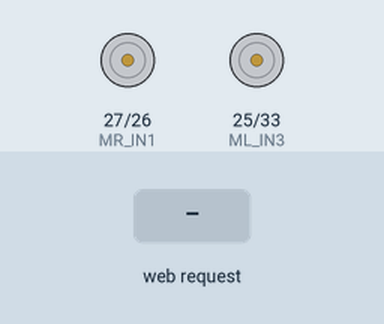
Simulated run of this sketch. Board: ESP32. On the bench: motor-driver pin pairs drawn as motors (green arrow = first pin HIGH = forward, orange = second pin HIGH = backward, longer = more drive, scaled by the enable pin). Inputs (shaded band) come from the test bench. What the sketch prints to the serial monitor is not drawn.

Above: at 1.2 s.
1.3 s: HTTP request GET /forward received
At 1.7 s:
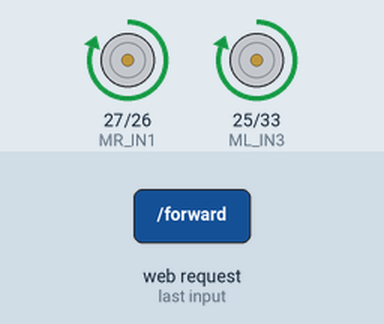
2.8 s: HTTP request GET /backward received
At 4.0 s:
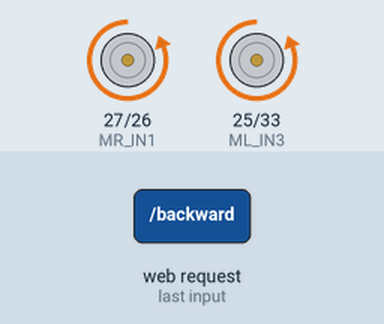
4.3 s: HTTP request GET /left received
At 5.2 s:
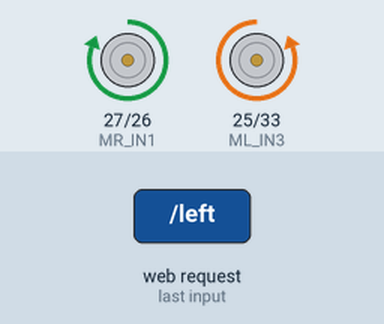
5.8 s: HTTP request GET /right received
At 6.3 s:
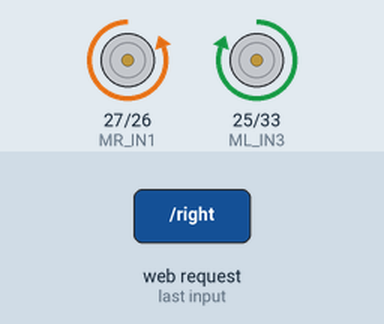
7.3 s: HTTP request GET /stop received
At 8.7 s:
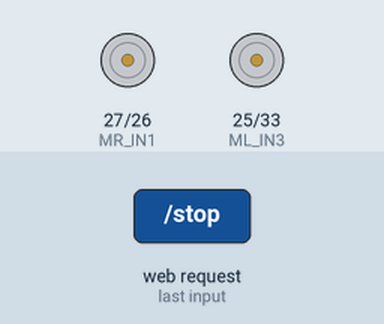
Timing chart, 0 to 9.8 s (numbered marks = the images above; inputs shaded):
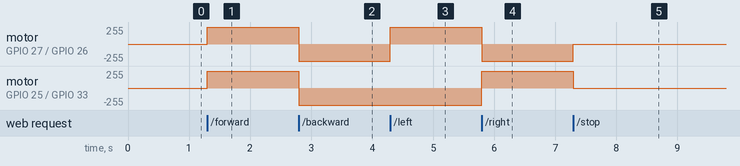

The sketch:

wireless.ino
```cpp
#include <WiFi.h>
#include <WebServer.h>

// volt
#define R_ENA 32
#define L_ENB 14

//motor L
#define MR_IN1 27
#define MR_IN2 26

//motor R
#define ML_IN3 25
#define ML_IN4 33

int spA = 255;
int spB = 255;

const char* ssid = "";
const char* password = "";

// สร้างเซิร์ฟเวอร์
WebServer server(80);

void handleRoot() {
  // หน้าเว็บคุมมอเตอร์นะ
  String html = R"rawliteral(
<!DOCTYPE html>
<html
<head>
    <meta name="viewport" content="width=device-width, initial-scale=1, maximum-scale=1, user-scalable=no" >
    <link href="https://fonts.cdnfonts.com/css/8bit-wonder"rel="stylesheet">


    <style>
        .arrows {
            font-size: 65px;
            color: AliceBlue;
        }

        .circularArrows {
            font-size: 80px;
            color: Cornsilk;
        }

        td {
            background-color: rgb(252, 155, 9);
            border-radius: 35%;
            box-shadow: 5px 5px #aa3e04;
        }

        td:active {
            transform: translate(5px, 5px);
            box-shadow: none;
        }

        .noselect {
            -webkit-touch-callout: none;
            -webkit-user-select: none;
            -khtml-user-select: none;
            -moz-user-select: none;
            -ms-user-select: none;
            user-select: none;
            touch-action: manipulation;
        }
        .card {
        background-color: #5aa8a7;
        padding: 4px;
        border-radius: 25px;
        box-shadow: 0 12px 20px rgba(0, 0, 0, 0.2);
        max-width: 500px;
        margin: auto;
        }
        body{
        background-size: cover;
        background-repeat: no-repeat;
        -webkit-background-size: 100%;
        -moz-background-size: 100%;
        -o-background-size: 100%;
        background-size: 100% 100%;
        }
        font{
            font-family: '8BIT WONDER', sans-serif;
        }
    </style>
</head>

<body class="noselect" align="center">
    <h1 style="color: rgb(252, 20, 20);text-align:center;font-family: '8BIT WONDER';">AGV &#127942;&#127949;&#127950;&#128168;  </h1>
    <h2 style="color: rgb(252, 20, 20);text-align:center;font-family: '8BIT WONDER';font-size: 20px"> Web Controller &#128377;&#128377; </h2>
    <h3 style="color: rgb(76, 23, 250);text-align:center;font-family: '8BIT WONDER'">Wi-Fi &#128732; Mode</h2>

    <h4 style="color: rgb(255, 0, 0);text-align:center;font-family: '8BIT WONDER'">&#128677; LET'S GOO!</h4>
    <div class="card">
        <table id="mainTable" style="width:330px;margin:auto;table-layout:fixed;" CELLSPACING=15>
            <tr>
                <td></td>
                <td ontouchstart="fetch('/forward')" ontouchend="fetch('/stop')"><span class="arrows">&#8679;</span></td>
                <td </td>
            </tr>
            <tr>
                <td ontouchstart="fetch('/left')" ontouchend="fetch('/stop')"><span class="arrows">&#8678;</span></td>
                <td style="background-color:white;box-shadow:none"><span class="arrows"> &#128526;</span></td>
                <td ontouchstart="fetch('/right')" ontouchend="fetch('/stop')"><span class="arrows">&#8680;</span></td>
            </tr>
            <tr>
                <td </td>
                <td ontouchstart="fetch('/backward')" ontouchend="fetch('/stop')"><span class="arrows">&#8681;</span></td>
                <td </td>
            </tr>

        </table>
</body>
</html>
  )rawliteral";
  server.send(200, "text/html", html);
}

void forward() {
  analogWrite(R_ENA, spB);
  digitalWrite(MR_IN1, 1);
  digitalWrite(MR_IN2, 0);

  // wheel R
  analogWrite(L_ENB, spA);
  digitalWrite(ML_IN3, 1);
  digitalWrite(ML_IN4, 0);
}
void backward() {
  analogWrite(R_ENA, spB);
  digitalWrite(MR_IN1, 0);
  digitalWrite(MR_IN2, 1);

  // wheel R
  analogWrite(L_ENB, spA);
  digitalWrite(ML_IN3, 0);
  digitalWrite(ML_IN4, 1);
}
void left() {
  analogWrite(R_ENA, spB);
  digitalWrite(MR_IN1, 1);
  digitalWrite(MR_IN2, 0);

  // wheel R
  analogWrite(L_ENB, spA);
  digitalWrite(ML_IN3, 0);
  digitalWrite(ML_IN4, 1);
}
void right() {
  analogWrite(R_ENA, spB);
  digitalWrite(MR_IN1, 0);
  digitalWrite(MR_IN2, 1);

  // wheel R
  analogWrite(L_ENB, spA);
  digitalWrite(ML_IN3, 1);
  digitalWrite(ML_IN4, 0);
}
void stop() {
  analogWrite(R_ENA, spB);
  digitalWrite(MR_IN1, 0);
  digitalWrite(MR_IN2, 0);

  // wheel R
  analogWrite(L_ENB, spA);
  digitalWrite(ML_IN3, 0);
  digitalWrite(ML_IN4, 0);
}

void setup() {
  Serial.begin(115200);

  pinMode(R_ENA, OUTPUT);
  pinMode(L_ENB, OUTPUT);

  pinMode(MR_IN1, OUTPUT);
  pinMode(MR_IN2, OUTPUT);
  pinMode(ML_IN3, OUTPUT);
  pinMode(ML_IN4, OUTPUT);

  // ตั้งค่าเป็น Access Point
  WiFi.softAP(ssid, password);
  Serial.println("Access Point Created!");
  Serial.print("IP Address: ");
  Serial.println(WiFi.softAPIP());

  // ตั้งค่าการทำงานของ Web Server
  server.on("/", handleRoot);     // หน้าเว็บหลัก
  server.on("/forward", forward);
  server.on("/backward", backward);
  server.on("/left", left);
  server.on("/right", right);
  server.on("/stop", stop);

  server.begin();
  Serial.println("Web Server Started!");
}

void loop() {
  // delay(2000);
  server.handleClient();
}
```

Measured:
- after the input at 1.3 s, motor on GPIO 27 (MR_IN1) / GPIO 26 (MR_IN2), motor on GPIO 25 (ML_IN3) / GPIO 33 (ML_IN4): stopped → forward 255/255 at once
- after the input at 2.8 s, motor on GPIO 27 (MR_IN1) / GPIO 26 (MR_IN2), motor on GPIO 25 (ML_IN3) / GPIO 33 (ML_IN4): forward 255/255 → backward 255/255 at once
- after the input at 4.3 s, motor on GPIO 27 (MR_IN1) / GPIO 26 (MR_IN2): backward 255/255 → forward 255/255 at once
- after the input at 5.8 s, motor on GPIO 27 (MR_IN1) / GPIO 26 (MR_IN2): forward 255/255 → backward 255/255 at once; motor on GPIO 25 (ML_IN3) / GPIO 33 (ML_IN4): backward 255/255 → forward 255/255 at once
- after the input at 7.3 s, motor on GPIO 27 (MR_IN1) / GPIO 26 (MR_IN2): backward 255/255 → stopped at once; motor on GPIO 25 (ML_IN3) / GPIO 33 (ML_IN4): forward 255/255 → stopped at once
